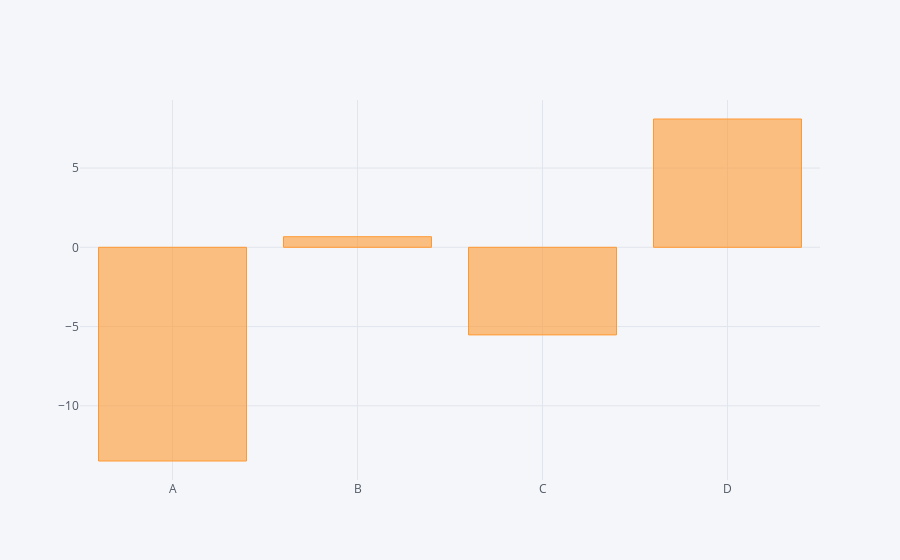

Notebook code cell kept with this figure:
### Code cell
df.sum().iplot(kind='bar')

### Figure 1 — Plotly figure (JSON) as saved in the notebook; plotly's stock layout.template omitted (floating-point values rounded to 4 significant figures)
{"data": [{"marker": {"color": "rgba(255, 153, 51, 0.6)", "line": {"color": "rgba(255, 153, 51, 1.0)", "width": 1}}, "name": "None", "orientation": "v", "text": "", "type": "bar", "uid": "3917ba76-ffd8-4a41-83d4-037f14db3e97", "x": ["A", "B", "C", "D"], "y": [-13.48, 0.6697, -5.527, 8.094]}], "layout": {"legend": {"bgcolor": "#F5F6F9", "font": {"color": "#4D5663"}}, "paper_bgcolor": "#F5F6F9", "plot_bgcolor": "#F5F6F9", "title": {"font": {"color": "#4D5663"}}, "xaxis": {"gridcolor": "#E1E5ED", "showgrid": true, "tickfont": {"color": "#4D5663"}, "title": {"font": {"color": "#4D5663"}, "text": ""}, "zerolinecolor": "#E1E5ED"}, "yaxis": {"gridcolor": "#E1E5ED", "showgrid": true, "tickfont": {"color": "#4D5663"}, "title": {"font": {"color": "#4D5663"}, "text": ""}, "zerolinecolor": "#E1E5ED"}}}
